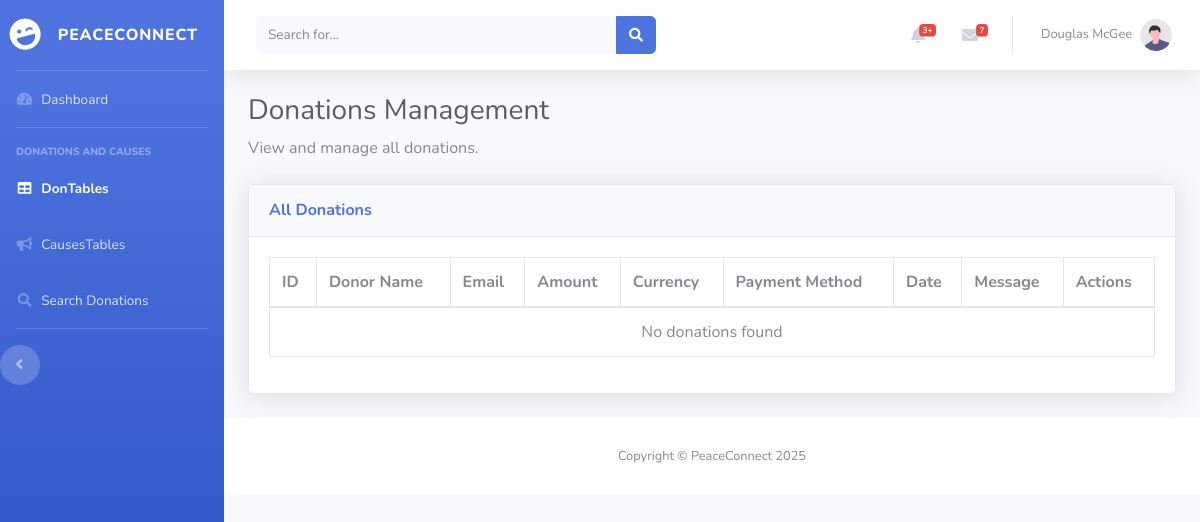
/view/BackOffice/tables.php, run on an earlier commit of the app's database.
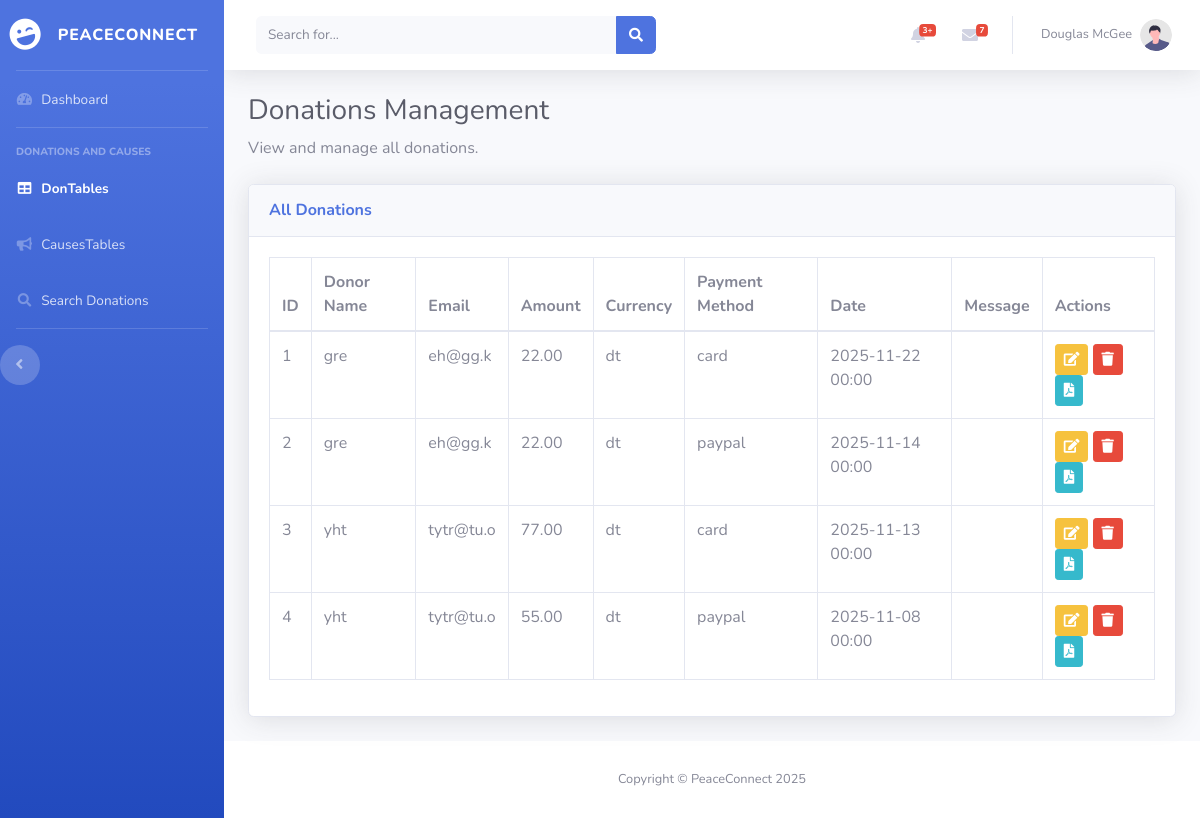
And on a later commit of the database.
### tables this page shows
CREATE TABLE `don` (
  `id_don` int(11) NOT NULL,
  `montant` decimal(10,2) NOT NULL,
  `devise` varchar(3) NOT NULL,
  `date_don` datetime NOT NULL DEFAULT current_timestamp(),
  `donateur_nom` varchar(100) NOT NULL,
  `message` text DEFAULT NULL,
  `methode_paiement` varchar(50) NOT NULL,
  `transaction_id` varchar(100) DEFAULT NULL,
  `donateur_email` varchar(150) NOT NULL
);

### controller/DonController.php (called while the page is built, shortened)
<?php
class DonController {
    public function listDons() {
        $sql = "SELECT * FROM don";
        $db = config::getConnexion();
        try {
            $list = $db->query($sql);
            return $list;
        } catch (Exception $e) {
            die('Error:' . $e->getMessage());
        }
    }
}
?>

### view/BackOffice/tables.php (the view, shortened to what this page needs)
<?php
require_once __DIR__ . "/../../controller/DonController.php";
$controller = new DonController();
$listDons = $controller->listDons();
?>
<!DOCTYPE html>
<html lang="en">
<head>
    <link href="vendor/fontawesome-free/css/all.min.css" rel="stylesheet" type="text/css">
    <link href="css/sb-admin-2.min.css" rel="stylesheet">
    <link href="vendor/datatables/dataTables.bootstrap4.min.css" rel="stylesheet">
</head>
<body id="page-top">
    <div id="wrapper">
        <ul class="navbar-nav bg-gradient-primary sidebar sidebar-dark accordion" id="accordionSidebar">
            <a class="sidebar-brand d-flex align-items-center justify-content-center" href="index.html">
                <div class="sidebar-brand-icon rotate-n-15">
                    <i class="fas fa-laugh-wink"></i>
                </div>
                <div class="sidebar-brand-text mx-3">PeaceConnect</div>
            </a>
            <hr class="sidebar-divider my-0">
            <li class="nav-item">
                <a class="nav-link" href="index.php">
                    <i class="fas fa-fw fa-tachometer-alt"></i>
                    <span>Dashboard</span></a>
            </li>
            <hr class="sidebar-divider">
            <div class="sidebar-heading">
                Donations and Causes
            </div>
            <li class="nav-item active">
                <a class="nav-link" href="tables.php">
                    <i class="fas fa-fw fa-table"></i>
                    <span>DonTables</span></a>
            </li>
<li class="nav-item">
    <a class="nav-link" href="causesTables.php">
        <i class="fas fa-fw fa-bullhorn"></i>
        <span>CausesTables</span></a>
</li>
            <li class="nav-item">
                <a class="nav-link" href="searchDon.php">
                    <i class="fas fa-fw fa-search"></i>
                    <span>Search Donations</span></a>
            <hr class="sidebar-divider d-none d-md-block">
            <div class="text-center d-none d-md-inline">
                <button class="rounded-circle border-0" id="sidebarToggle"></button>
            </div>
        </ul>
        <div id="content-wrapper" class="d-flex flex-column">
            <div id="content">
                <nav class="navbar navbar-expand navbar-light bg-white topbar mb-4 static-top shadow">
                    <form
                        class="d-none d-sm-inline-block form-inline mr-auto ml-md-3 my-2 my-md-0 mw-100 navbar-search">
                        <div class="input-group">
                            <input type="text" class="form-control bg-light border-0 small" placeholder="Search for..."
                                aria-label="Search" aria-describedby="basic-addon2">
                            <div class="input-group-append">
                                <button class="btn btn-primary" type="button">
                                    <i class="fas fa-search fa-sm"></i>
                                </button>
                            </div>
                        </div>
                    </form>
                    <ul class="navbar-nav ml-auto">
                        <li class="nav-item dropdown no-arrow mx-1">
                            <a class="nav-link dropdown-toggle" href="#" id="alertsDropdown" role="button"
                                data-toggle="dropdown" aria-haspopup="true" aria-expanded="false">
                                <i class="fas fa-bell fa-fw"></i>
                                <span class="badge badge-danger badge-counter">3+</span>
                            </a>
                        </li>
                        <li class="nav-item dropdown no-arrow mx-1">
                            <a class="nav-link dropdown-toggle" href="#" id="messagesDropdown" role="button"
                                data-toggle="dropdown" aria-haspopup="true" aria-expanded="false">
                                <i class="fas fa-envelope fa-fw"></i>
                                <span class="badge badge-danger badge-counter">7</span>
                            </a>
                        </li>
                        <li class="nav-item dropdown no-arrow">
                            <a class="nav-link dropdown-toggle" href="#" id="userDropdown" role="button"
                                data-toggle="dropdown" aria-haspopup="true" aria-expanded="false">
                                <span class="mr-2 d-none d-lg-inline text-gray-600 small">Douglas McGee</span>
                                <img class="img-profile rounded-circle"
                                    src="img/undraw_profile.svg">
                            </a>
                        </li>
                    </ul>
                </nav>
                <div class="container-fluid">
                    <h1 class="h3 mb-2 text-gray-800">Donations Management</h1>
                    <p class="mb-4">View and manage all donations.</p>
                    <div class="card shadow mb-4">
                        <div class="card-header py-3">
                            <h6 class="m-0 font-weight-bold text-primary">All Donations</h6>
                        </div>
                        <div class="card-body">
                            <div class="table-responsive">
                                <table class="table table-bordered" id="dataTable" width="100%" cellspacing="0">
                                    <thead>
                                        <tr>
                                            <th>ID</th>
                                            <th>Donor Name</th>
                                            <th>Email</th>
                                            <th>Amount</th>
                                            <th>Currency</th>
                                            <th>Payment Method</th>
                                            <th>Date</th>
                                            <th>Message</th>
                                            <th>Actions</th>
                                        </tr>
                                    </thead>
                                    <tbody>
                                        <?php
                                        if ($listDons && $listDons->rowCount() > 0) {
                                            while ($don = $listDons->fetch(PDO::FETCH_ASSOC)) {
                                        ?>
                                            <tr>
                                                <td><?= htmlspecialchars($don['id_don']) ?></td>
                                                <td><?= htmlspecialchars($don['donateur_nom']) ?></td>
                                                <td><?= htmlspecialchars($don['donateur_email']) ?></td>
                                                <td><?= htmlspecialchars($don['montant']) ?></td>
                                                <td><?= htmlspecialchars($don['devise']) ?></td>
                                                <td><?= htmlspecialchars($don['methode_paiement']) ?></td>
                                                <td><?= htmlspecialchars(date('Y-m-d H:i', strtotime($don['date_don']))) ?></td>
                                                <td>
                                                </td>
                                                <td>
                                                    <a href="updateDon.php?id=<?= $don['id_don'] ?>" class="btn btn-warning btn-sm" title="Edit">
                                                        <i class="fas fa-edit"></i>
                                                    </a>
                                                    <a href="deleteDon.php?id=<?= $don['id_don'] ?>"
                                                       class="btn btn-danger btn-sm"
                                                       title="Delete"
                                                       onclick="return confirm('Are you sure you want to delete this donation?')">
                                                        <i class="fas fa-trash"></i>
                                                    </a>
                                                    <a href="exportDonPDF.php?id=<?= $don['id_don'] ?>"
                                                       class="btn btn-info btn-sm"
                                                       title="Export PDF Receipt"
                                                       target="_blank">
                                                        <i class="fas fa-file-pdf"></i>
                                                    </a>
                                                </td>
                                            </tr>
                                        <?php
                                            }
                                        } else {
                                        ?>
                                            <tr>
                                                <td colspan="9" class="text-center">No donations found</td>
                                            </tr>
                                        <?php } ?>
                                    </tbody>
                                </table>
                            </div>
                        </div>
                    </div>
                </div>
            <footer class="sticky-footer bg-white">
                <div class="container my-auto">
                    <div class="copyright text-center my-auto">
                        <span>Copyright &copy; PeaceConnect 2025</span>
                    </div>
                </div>
            </footer>
        </div>
    </div>
</body>
</html>

What changed in the data, as far as the page shows it:
added don: id_don "1", donateur_nom "gre", donateur_email "eh@gg.k", montant "22.00", devise "dt", methode_paiement "card", date_don "2025-11-22 00:00"
added don: id_don "2", donateur_nom "gre", donateur_email "eh@gg.k", montant "22.00", devise "dt", methode_paiement "paypal", date_don "2025-11-14 00:00"
added don: id_don "3", donateur_nom "yht", donateur_email "tytr@tu.o", montant "77.00", devise "dt", methode_paiement "card", date_don "2025-11-13 00:00"
added don: id_don "4", donateur_nom "yht", donateur_email "tytr@tu.o", montant "55.00", devise "dt", methode_paiement "paypal", date_don "2025-11-08 00:00"
Also different on the page:
text no longer shown: "No donations found"
